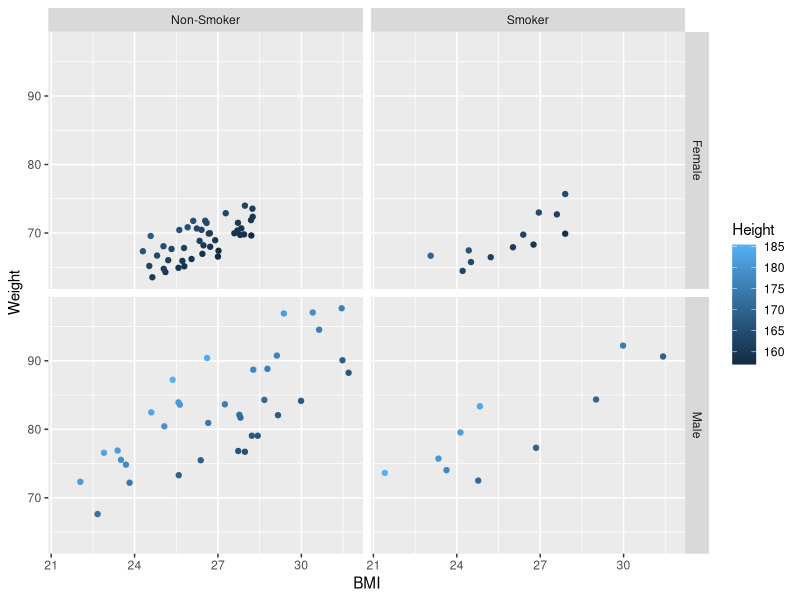
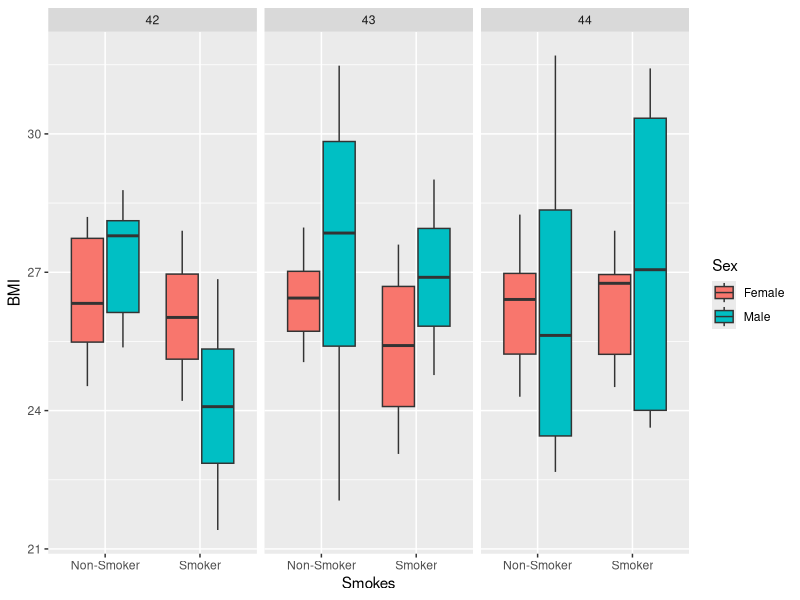
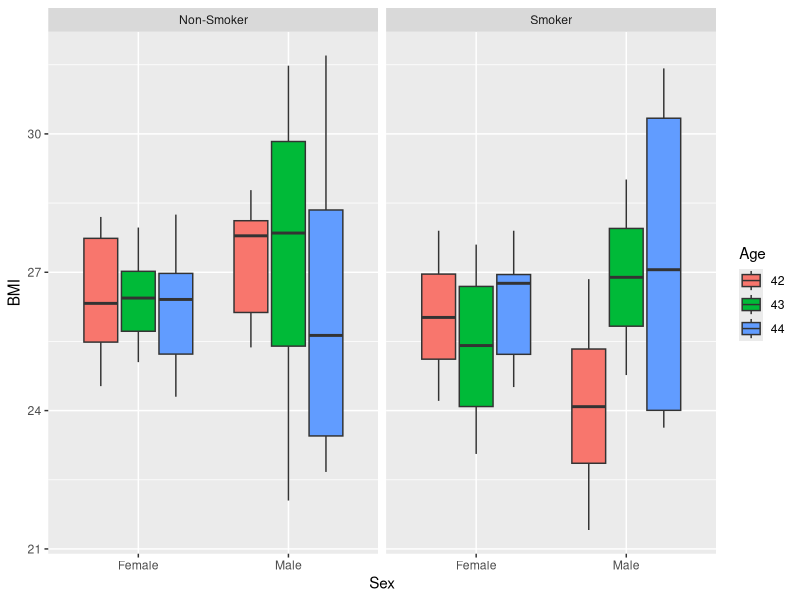
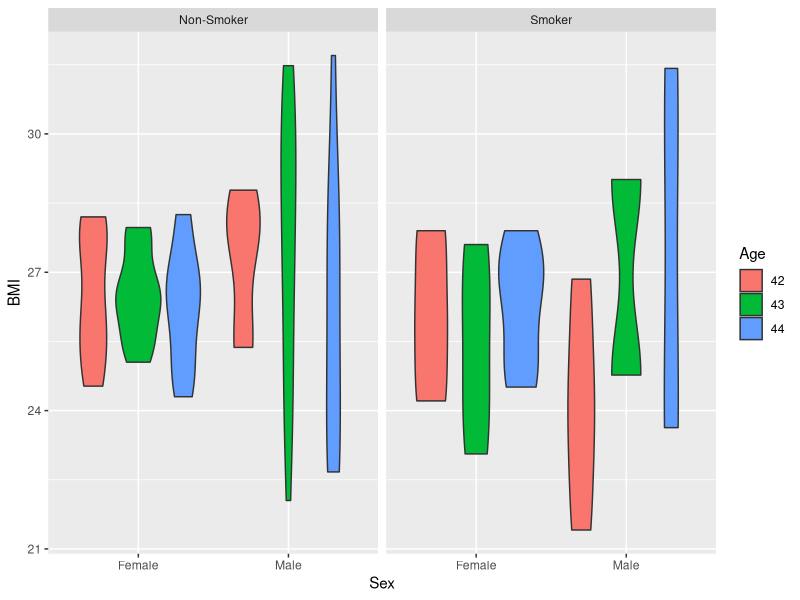
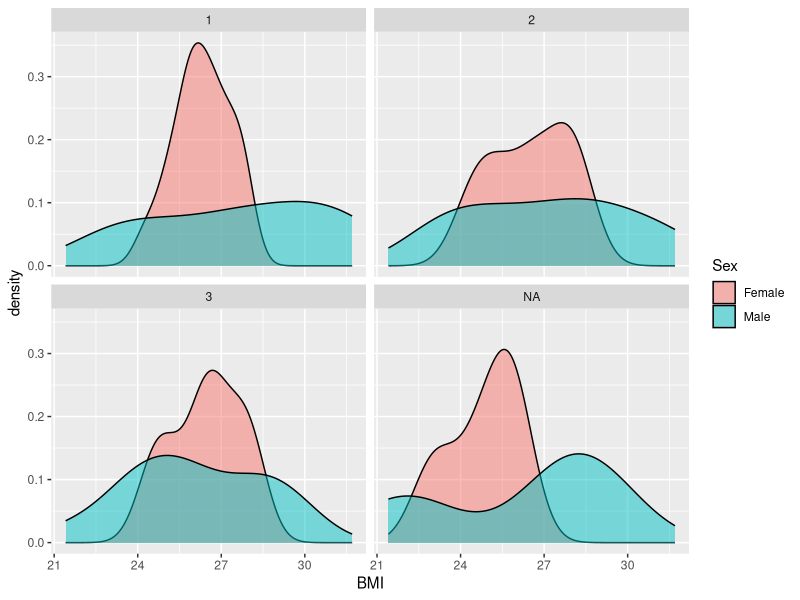

Generate these figures, in order, with R:
## ---- chunk 1
library(tidyverse)
patients <- read_tsv("data/patient-data-cleaned.txt")
patients
## ---- chunk 2
ggplot(data = patients, mapping = aes(x = BMI, y = Weight, colour = Height)) +
  geom_point() +
  facet_grid(Sex ~ Smokes)
## ---- chunk 3
ggplot(data = patients, mapping = aes(x = Smokes, y = BMI, fill = Sex)) +
  geom_boxplot() +
  facet_wrap(~ Age)
## ---- chunk 4
patients$Age <- factor(patients$Age)
ggplot(data = patients, mapping = aes(x = Sex, y = BMI, fill = Age)) +
  geom_boxplot() +
  facet_wrap(~ Smokes)
## ---- chunk 5
ggplot(data = patients, mapping = aes(x = Sex, y = BMI, fill = Age)) +
  geom_violin() +
  facet_wrap(~ Smokes)
## ---- chunk 6
ggplot(data = patients, mapping = aes(x = BMI)) +
  geom_density(aes(fill = Sex), alpha = 0.5) +
  facet_wrap(~ Grade)
